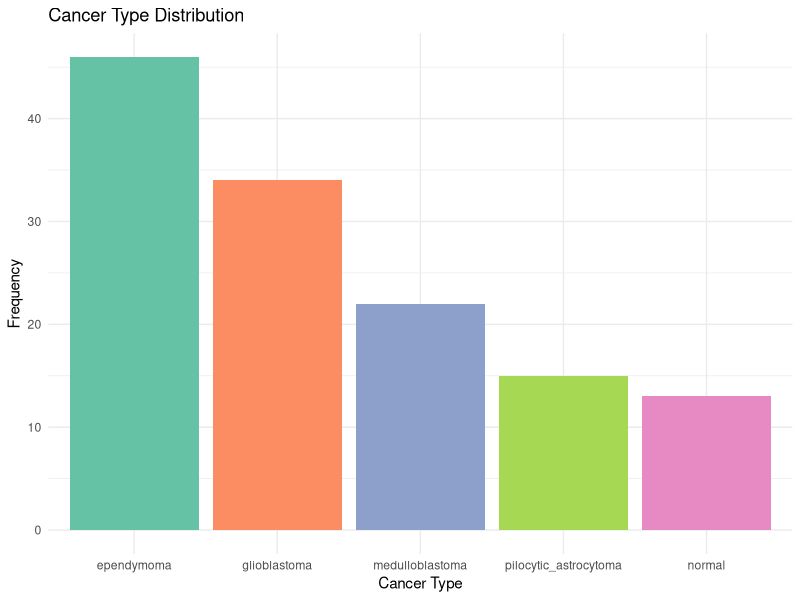

The R source for this figure:
## ---- chunk 1
knitr::opts_chunk$set(echo = TRUE)
## ---- chunk 2
num_var <- 10

int_var <- 7L

char_var <- "Bioinformatics"

complex_var <- 4 + 3i

print(num_var)
print(int_var)
print(char_var)
print(complex_var)

## ---- chunk 3
typeof(num_var)
typeof(int_var)
typeof(char_var)
typeof(complex_var)
## ---- chunk 4
count <- 10
while (count >= 0) {
  print(count)
  count <- count - 1
}
## ---- chunk 5
check_even_odd <- function(num) {
  if (num %% 2 == 0) {
    print("Even")
  } else {
    print("Odd")
  }
}
## ---- chunk 6
vec <- c(1,2,3,4,5,6,7,8,9,10)

for (element in vec) {
  print(element)
}
## ---- chunk 7
array_4d <- array(runif(16, min=0, max=10), dim = c(2,2,2,2))
print(array_4d)
## ---- chunk 8
data(iris)

num_rows <- nrow(iris)
num_cols <- ncol(iris)

column_names <- colnames(iris)

filtered_rows <- subset(iris, Petal.Length > 1.5 & Species == "setosa")

print(paste("Number of rows:", num_rows))
print(paste("Number of columns:", num_cols))
print("Column names:")
print(column_names)
print(paste("Rows where Petal.Length > 1.5 & Species == Setosa:", nrow(filtered_rows)))

## ---- chunk 9
dataset <- read.csv("BrainCancerMin.csv")

print(paste("-Number of rows =", nrow(dataset)))
print(paste("-Number of columns =", ncol(dataset)))
print("-Column names are")
print(colnames(dataset))
## ---- chunk 10
library(dplyr)
subset_dataset <- dataset %>% select(samples, type, 3:5, 147:150)

type_count <- table(subset_dataset$type)
the_most_occurring_type_of_cancer <- names(which.max(type_count))
print(paste("The most occurring type of cancer is:", the_most_occurring_type_of_cancer))

library(ggplot2)
cancer_dataframe <- as.data.frame(type_count)
colnames(cancer_dataframe) <- c("Type", "Count")

ggplot(cancer_dataframe, aes(x = reorder(Type, -Count), y = Count, fill = Type)) +
  geom_bar(stat = "identity") +
  scale_fill_brewer(palette = "Set2") +  # Use different colors for each type
  labs(title = "Cancer Type Distribution",
       x = "Cancer Type",
       y = "Frequency") +
  theme_minimal() +
  theme(legend.position = "none")  # Hide legend if unnecessary
## ---- chunk 11
print(paste("-The number of NA in dataset is", sum(is.na(dataset))))

filtered_dataset <- dataset %>% filter(X1007_s_at > 12)
print(paste("-The number of rows before filtering is", nrow(dataset)))
print(paste("-The number of rows after filtering is", nrow(filtered_dataset)))
## ---- chunk 12
genes <- dataset %>% select(!(1:2))

mean_summary <- summarise(genes, across(where(is.numeric), 
                                          \(x) mean(x, na.rm = TRUE)))

sd_summary <- summarise(genes, across(where(is.numeric),
                                          \(x) sd(x, na.rm = TRUE)))


gene_summary <- bind_rows(mean_summary, sd_summary) %>%
  mutate(Summary = c("mean", "sd")) %>%
  select(Summary, everything())
  
print(gene_summary)

## ---- chunk 13
library(dplyr)
library(tidyr)
grouped_summary <- dataset %>%
  group_by(type) %>%
  summarise(across(starts_with("X"),
                   list(mean = ~mean(.x, na.rm = TRUE),
                        sd = ~sd(.x, na.rm = TRUE)))) %>%
  pivot_longer(-type, names_to = c("Gene", "Measure"),
               names_pattern = "(.*)_(mean|sd)") %>%
  pivot_wider(names_from = Gene, values_from = value) %>%
  mutate(Measure = paste(Measure, type, sep = "_")) %>%
  select(-type) 

colnames(grouped_summary)[1] <- "measure"

print(grouped_summary)

## ---- chunk 14
save_to_csv <- function(ds, path) {
  if(!endsWith(path, ".csv")){
    path <- paste0(path, ".csv")
  }
  
  write.csv(ds, path, row.names = TRUE)
}

save_to_csv(gene_summary, "gene_summary.csv")
save_to_csv(grouped_summary, "grouped_summary.csv")
